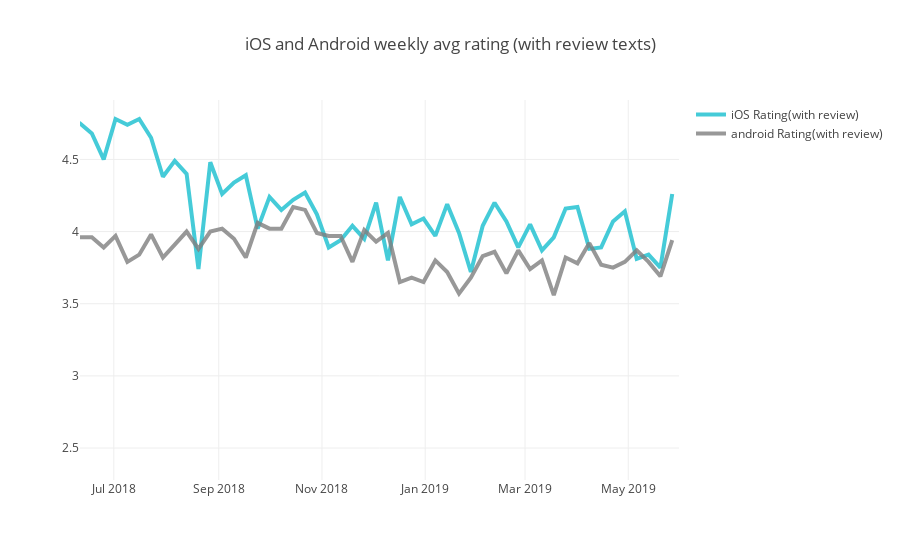

Notebook code for this chart:
### Code cell
# weekly trend
trace_ios = go.Scatter(
                x=ios_weekly_rating.week_start,
                y=ios_weekly_rating["Rating_with_Review"],
                name = "iOS Rating(with review)",
                line = dict(color = '#17BECF', width = 4),
                opacity = 0.8)

trace_android = go.Scatter(
                x=android_weekly_rating.week_start,
                y=android_weekly_rating["Rating_with_Review"],
                name = "android Rating(with review)",
                line = dict(color = '#7F7F7F', width = 4),
                opacity = 0.8)

data = [trace_ios,trace_android]

layout = dict(
    title = "iOS and Android weekly avg rating (with review texts)",
    xaxis = dict(
        range = ['2018-06-11','2019-05-31'])
)

fig = dict(data=data, layout=layout)
py.iplot(fig, filename = "Manually Set Range")

### Figure 1 — Plotly figure (JSON) as saved in the notebook; plotly's stock layout.template omitted (floating-point values rounded to 4 significant figures)
{"data": [{"line": {"color": "#17BECF", "width": 4}, "name": "iOS Rating(with review)", "opacity": 0.8, "type": "scatter", "uid": "cc1d039a-b01e-447d-baf4-2400b51bfe54", "x": ["2018-04-30", "2018-05-07", "2018-05-14", "2018-05-21", "2018-05-28", "2018-06-04", "2018-06-11", "2018-06-18", "2018-06-25", "2018-07-02", "2018-07-09", "2018-07-16", "2018-07-23", "2018-07-30", "2018-08-06", "2018-08-13", "2018-08-20", "2018-08-27", "2018-09-03", "2018-09-10", "2018-09-17", "2018-09-24", "2018-10-01", "2018-10-08", "2018-10-15", "2018-10-22", "2018-10-29", "2018-11-05", "2018-11-12", "2018-11-19", "2018-11-26", "2018-12-03", "2018-12-10", "2018-12-17", "2018-12-24", "2018-12-31", "2019-01-07", "2019-01-14", "2019-01-21", "2019-01-28", "2019-02-04", "2019-02-11", "2019-02-18", "2019-02-25", "2019-03-04", "2019-03-11", "2019-03-18", "2019-03-25", "2019-04-01", "2019-04-08", "2019-04-15", "2019-04-22", "2019-04-29", "2019-05-06", "2019-05-13", "2019-05-20", "2019-05-27"], "y": [2.41, 2.68, 2.8, 3.04, 2.44, 4.76, 4.75, 4.68, 4.5, 4.78, 4.74, 4.78, 4.65, 4.38, 4.49, 4.4, 3.74, 4.48, 4.26, 4.34, 4.39, 4.02, 4.24, 4.15, 4.22, 4.27, 4.12, 3.89, 3.94, 4.04, 3.95, 4.2, 3.8, 4.24, 4.05, 4.09, 3.97, 4.19, 3.99, 3.72, 4.04, 4.2, 4.07, 3.89, 4.05, 3.87, 3.96, 4.16, 4.17, 3.88, 3.89, 4.07, 4.14, 3.81, 3.84, 3.75, 4.26]}, {"line": {"color": "#7F7F7F", "width": 4}, "name": "android Rating(with review)", "opacity": 0.8, "type": "scatter", "uid": "a53d2f4a-6a26-4317-ab2c-fe469f4ed896", "x": ["2018-04-30", "2018-05-07", "2018-05-14", "2018-05-21", "2018-05-28", "2018-06-04", "2018-06-11", "2018-06-18", "2018-06-25", "2018-07-02", "2018-07-09", "2018-07-16", "2018-07-23", "2018-07-30", "2018-08-06", "2018-08-13", "2018-08-20", "2018-08-27", "2018-09-03", "2018-09-10", "2018-09-17", "2018-09-24", "2018-10-01", "2018-10-08", "2018-10-15", "2018-10-22", "2018-10-29", "2018-11-05", "2018-11-12", "2018-11-19", "2018-11-26", "2018-12-03", "2018-12-10", "2018-12-17", "2018-12-24", "2018-12-31", "2019-01-07", "2019-01-14", "2019-01-21", "2019-01-28", "2019-02-04", "2019-02-11", "2019-02-18", "2019-02-25", "2019-03-04", "2019-03-11", "2019-03-18", "2019-03-25", "2019-04-01", "2019-04-08", "2019-04-15", "2019-04-22", "2019-04-29", "2019-05-06", "2019-05-13", "2019-05-20", "2019-05-27"], "y": [3.84, 3.99, 4.03, 3.82, 4.11, 3.99, 3.96, 3.96, 3.89, 3.97, 3.79, 3.84, 3.98, 3.82, 3.91, 4, 3.88, 4, 4.02, 3.95, 3.82, 4.06, 4.02, 4.02, 4.17, 4.15, 3.99, 3.97, 3.97, 3.79, 4.01, 3.93, 3.99, 3.65, 3.68, 3.65, 3.8, 3.72, 3.57, 3.68, 3.83, 3.86, 3.71, 3.87, 3.74, 3.8, 3.56, 3.82, 3.78, 3.92, 3.77, 3.75, 3.79, 3.87, 3.79, 3.69, 3.94]}], "layout": {"title": {"text": "iOS and Android weekly avg rating (with review texts)"}, "xaxis": {"range": ["2018-06-11", "2019-05-31"]}}}
